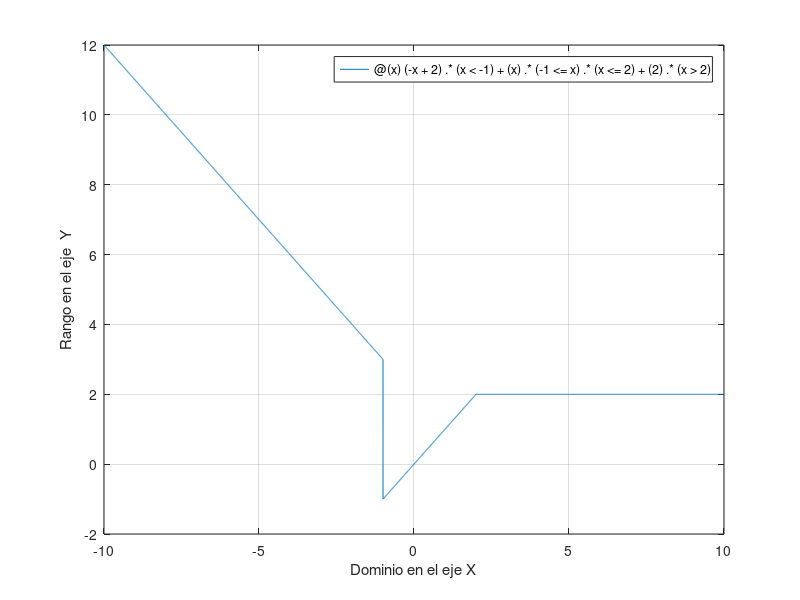

Here is the MATLAB script that generated this plot:
% Octave Script
% Title			    :Funciones Reales con variable real
% Description		:Script que resuelve una funcion real
% Authors		    :Sarai Lucas Nieto
% Date			    :20211028
% Version		    :1
% Usage			    :octave> /path/Funcion1
% Notes			    :Se requiere aplicacion Octave

clear
%Rango de la funcion total
fx = @(x)(-x+2).*(x<-1)+(x).*(-1<=x).*(x<=2)+(2).*(x>2);

%Grafica de funcion
fplot(fx,[-10,10]);
grid on
xlabel( "Dominio en el eje X" );
ylabel( "Rango en el eje  Y" );

%Salidas
a = "Funcion de salida: ";
f =  "-x+2 si x<-1";
f1= "x si -1<=x<=2"
f2= "2 si x>2";
disp(a);
disp("");
disp(f);
disp(f1);
disp(f2);